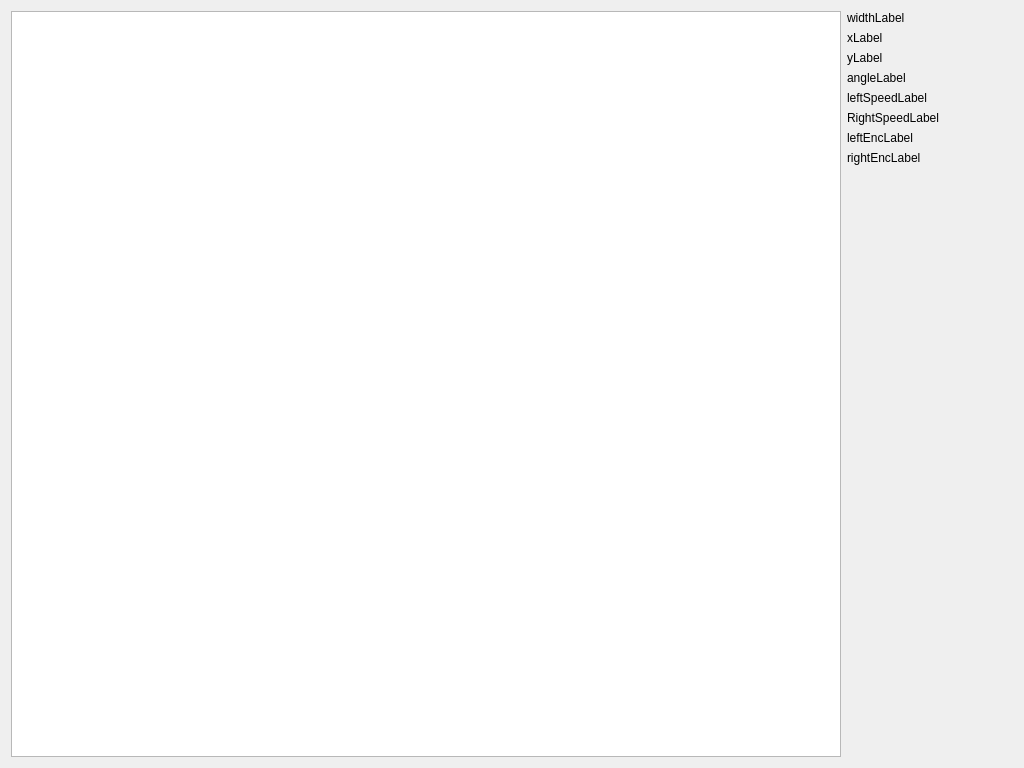
<?xml version="1.0" encoding="UTF-8"?>
<ui version="4.0">
 <class>MainWindow</class>
 <widget class="QMainWindow" name="MainWindow">
  <property name="geometry">
   <rect>
    <x>0</x>
    <y>0</y>
    <width>1024</width>
    <height>768</height>
   </rect>
  </property>
  <property name="windowTitle">
   <string>MainWindow</string>
  </property>
  <widget class="QWidget" name="centralWidget">
   <layout class="QHBoxLayout" name="horizontalLayout" stretch="5,1">
    <item>
     <widget class="QGraphicsView" name="graphicsView"/>
    </item>
    <item>
     <layout class="QVBoxLayout" name="verticalLayout">
      <item>
       <widget class="QLabel" name="widthLabel">
        <property name="text">
         <string>widthLabel</string>
        </property>
       </widget>
      </item>
      <item>
       <widget class="QLabel" name="xLabel">
        <property name="text">
         <string>xLabel</string>
        </property>
       </widget>
      </item>
      <item>
       <widget class="QLabel" name="yLabel">
        <property name="text">
         <string>yLabel</string>
        </property>
       </widget>
      </item>
      <item>
       <widget class="QLabel" name="angleLabel">
        <property name="enabled">
         <bool>true</bool>
        </property>
        <property name="text">
         <string>angleLabel</string>
        </property>
       </widget>
      </item>
      <item>
       <widget class="QLabel" name="leftSpeedLabel">
        <property name="text">
         <string>leftSpeedLabel</string>
        </property>
       </widget>
      </item>
      <item>
       <widget class="QLabel" name="rightSpeedLabel">
        <property name="text">
         <string>RightSpeedLabel</string>
        </property>
       </widget>
      </item>
      <item>
       <widget class="QLabel" name="leftEncLabel">
        <property name="text">
         <string>leftEncLabel</string>
        </property>
       </widget>
      </item>
      <item>
       <widget class="QLabel" name="rightEncLabel">
        <property name="text">
         <string>rightEncLabel</string>
        </property>
       </widget>
      </item>
      <item>
       <spacer name="verticalSpacer">
        <property name="orientation">
         <enum>Qt::Vertical</enum>
        </property>
        <property name="sizeHint" stdset="0">
         <size>
          <width>20</width>
          <height>40</height>
         </size>
        </property>
       </spacer>
      </item>
     </layout>
    </item>
   </layout>
  </widget>
 </widget>
 <layoutdefault spacing="6" margin="11"/>
 <resources/>
 <connections/>
</ui>
